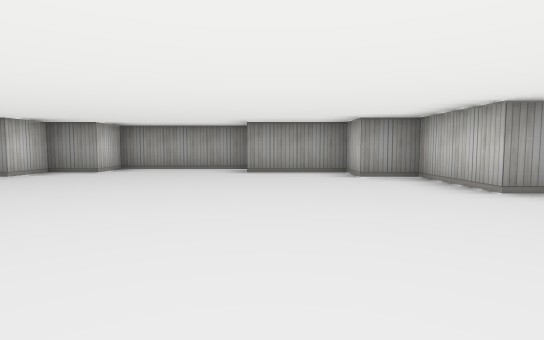
[1] (above)

16 first-person views from a walk through a cub3D maze. The camera is about half as high as the walls, tilts 4° down and sees 80° across. The floor is counted in squares. Each view is taken from the middle of a square. On the plan, view 1 faces up. The plan holds only what a view shows up to about 9 squares ahead; the rest is blank.

[2]
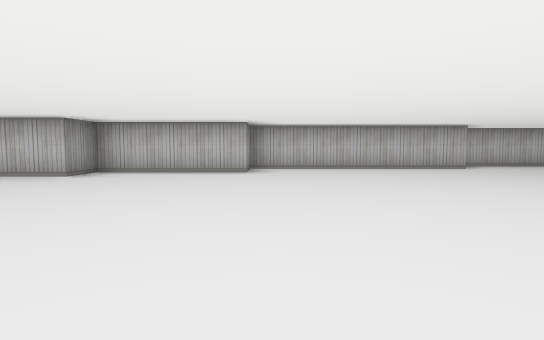

[3]
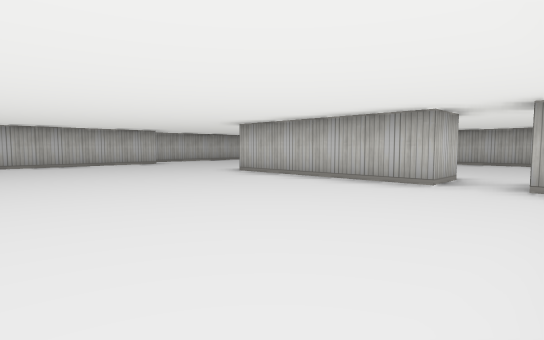

[4]
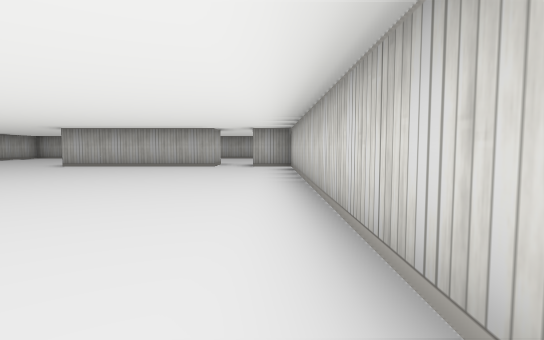

[5]
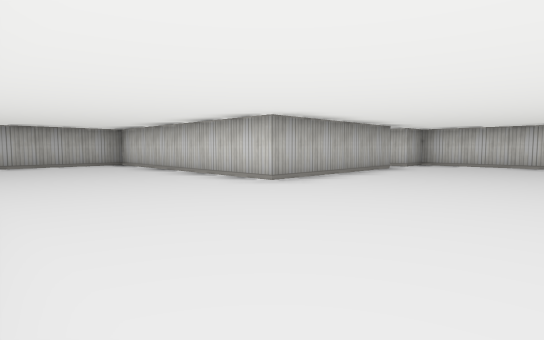

[6]
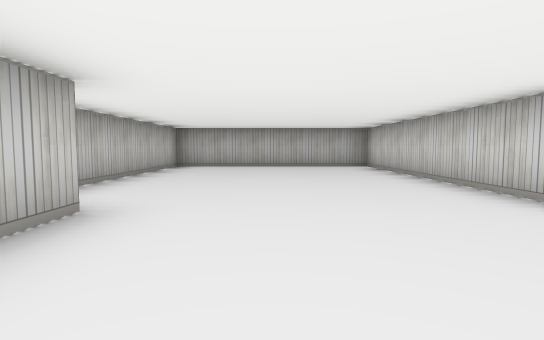

[7]
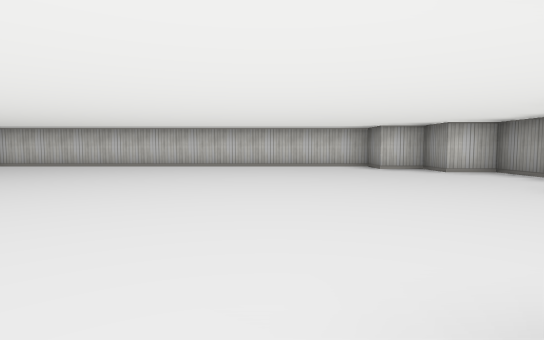

[8]
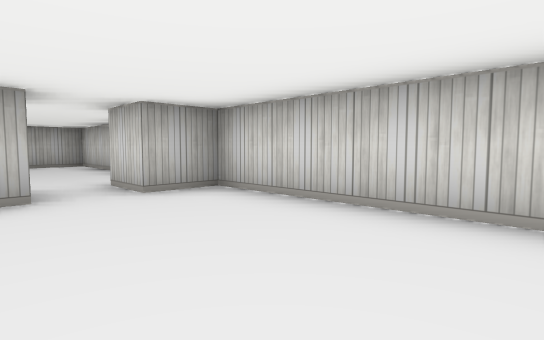

[9]
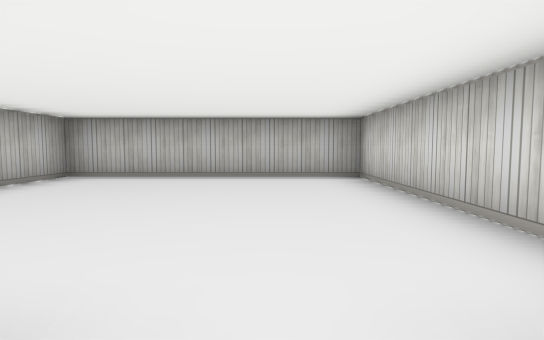

[10]
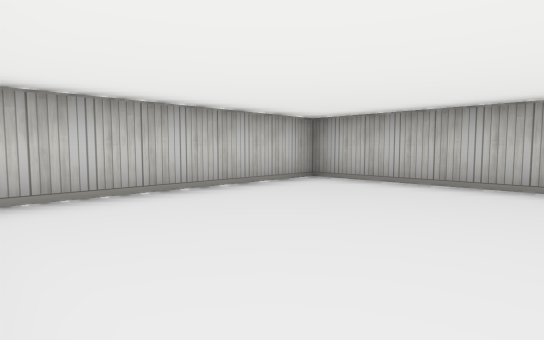

[11]
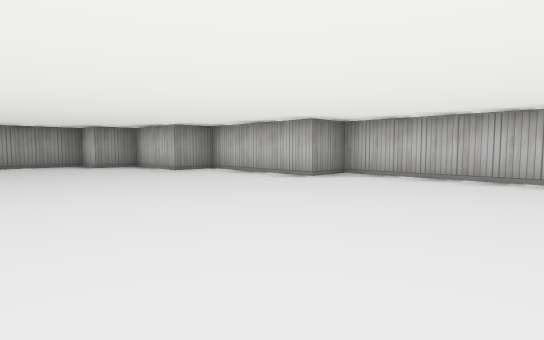

[12]
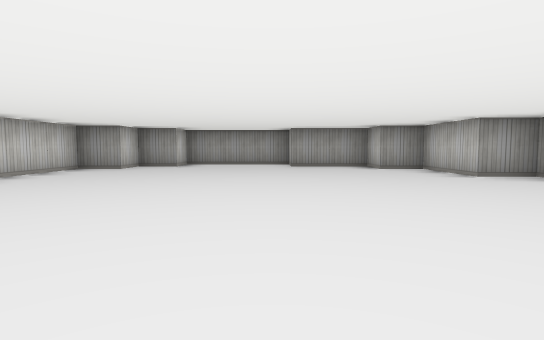

[13]
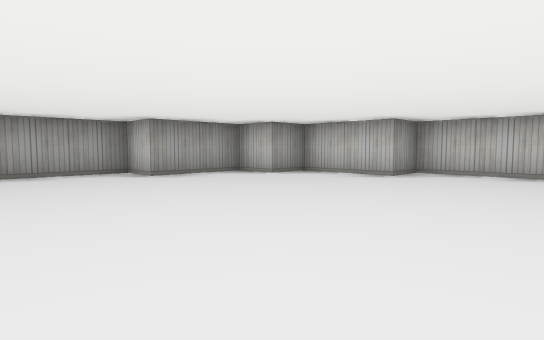

[14]
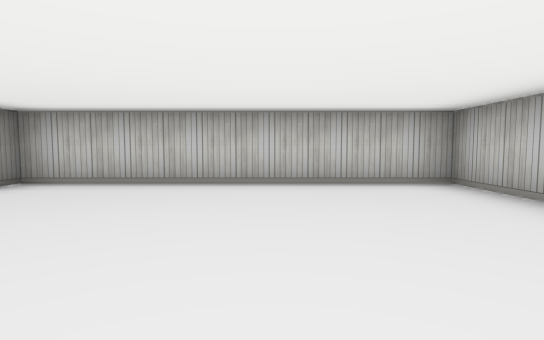

[15]
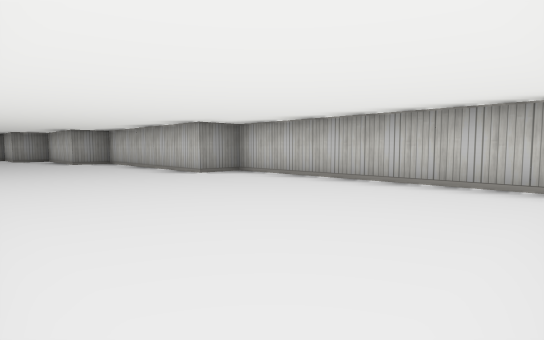

[16]
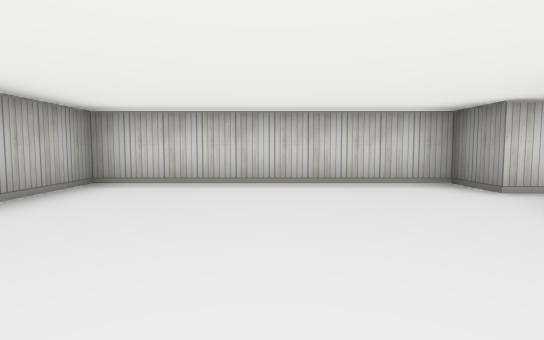

### Floor plan
Ten units are one square. View 1 is at (0, 0); x grows to the right and y downward. Boxes are objects, and circles mark ways between rooms. Rooms are numbered by the first view taken in them; rooms with no view inside come last. Other rooms are left out.
<svg viewBox="-60 -80 120 190">
<path fill="none" stroke="#000" d="M-35 45 5 45 5 105 55 105 55 45 45 45 45 -5 35 -5 35 -35 25 -35 25 -55 15 -55 15 -65 -5 -65 -5 -75 -35 -75 -35 -65 -45 -65 -45 -55 -55 -55 -55 45 -45 45M-35 55 -35 45M-45 45 -45 55 -55 55 -55 105 -5 105 -5 62"/>
<circle cx="-40" cy="50" r="3" fill="#2a7"/>
<text x="0" y="10">1</text>
<text x="-30" y="80">2</text>
</svg>
Room 1 opens to room 2.

Where each view was taken, in squares from view 1:
view 1: 0 up, 0 right, facing up
view 2: 0 up, 3 left, facing right
view 3: 0 up, 5 left, facing down-right
view 4: 4 up, 5 left, facing down
view 5: 1 down, 4 right, facing down-left
view 6: 2 down, 3 right, facing down
view 7: 3 up, 3 right, facing left
view 8: 1 down, 3 left, facing down-left
view 9: 5 down, 4 left, facing down
view 10: 6 down, 4 left, facing down-right
view 11: 3 down, 1 left, facing up-right
view 12: 2 down, 1 left, facing up
view 13: 1 up, 3 left, facing up-right
view 14: 8 down, 1 right, facing right
view 15: 10 down, 1 right, facing up-right
view 16: 8 down, 1 left, facing left
